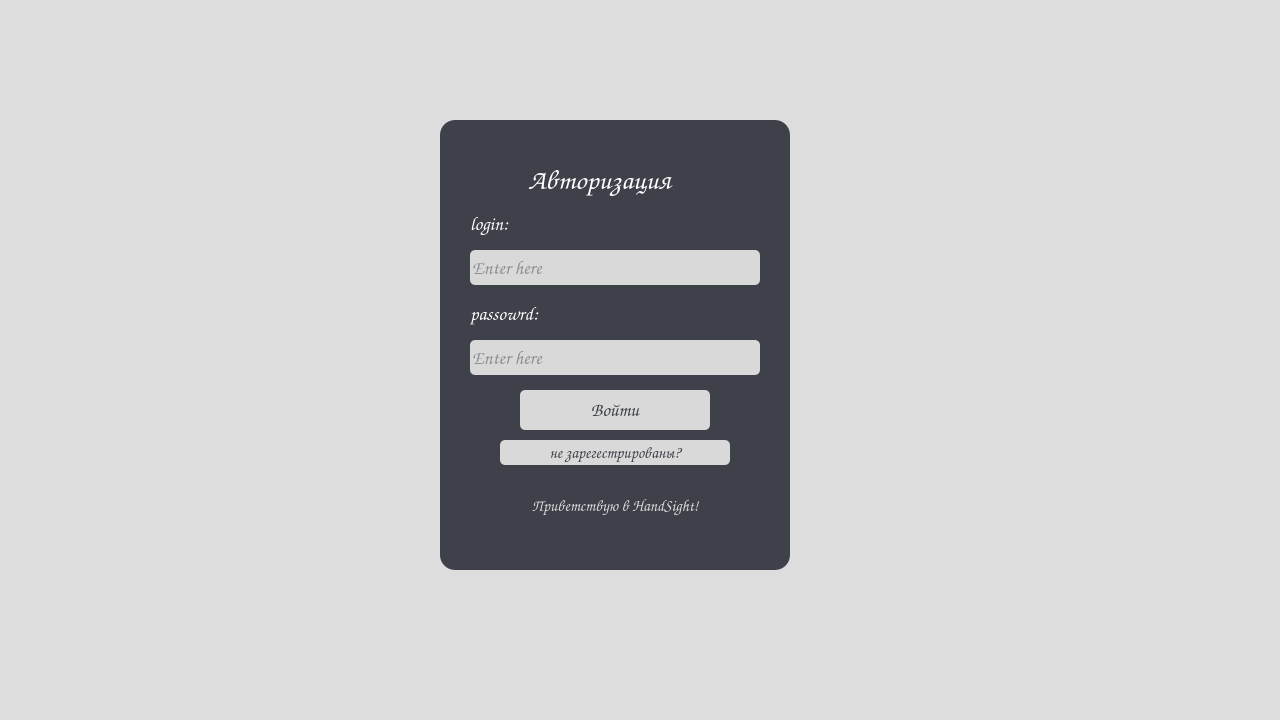
<?xml version="1.0" encoding="UTF-8"?>
<ui version="4.0">
    <class>login_widget</class>
    <widget class="QWidget" name="login_widget">
        <property name="geometry">
            <rect>
                <x>0</x>
                <y>0</y>
                <width>1280</width>
                <height>720</height>
            </rect>
        </property>
        <property name="windowTitle">
            <string>Form</string>
        </property>
        <property name="styleSheet">
            <string notr="true">background-color: rgba(217, 217, 217, 0.5);
            </string>
        </property>
        <widget class="QWidget" name="blur_widget" native="true">
            <property name="geometry">
                <rect>
                    <x>0</x>
                    <y>0</y>
                    <width>1280</width>
                    <height>720</height>
                </rect>
            </property>
            <property name="styleSheet">
                <string notr="true">background-color: rgba(217, 217, 217, 0.5);</string>
            </property>
        </widget>
        <widget class="QWidget" name="widget" native="true">
            <property name="geometry">
                <rect>
                    <x>440</x>
                    <y>120</y>
                    <width>350</width>
                    <height>450</height>
                </rect>
            </property>
            <property name="styleSheet">
                <string notr="true">background-color: rgb(62, 65, 74);
                    border-color: rgb(217, 217, 217);
                    border-width: 3px;
                    border-radius: 15px;
                </string>
            </property>
            <widget class="QLabel" name="error_label">
                <property name="geometry">
                    <rect>
                        <x>60</x>
                        <y>360</y>
                        <width>230</width>
                        <height>51</height>
                    </rect>
                </property>
                <property name="font">
                    <font>
                        <family>Comic Sans MS</family>
                        <pointsize>12</pointsize>
                        <weight>75</weight>
                        <bold>true</bold>
                    </font>
                </property>
                <property name="styleSheet">
                    <string notr="true">color: rgb(217, 217, 217);</string>
                </property>
                <property name="text">
                    <string>Приветствую в HandSight!</string>
                </property>
                <property name="alignment">
                    <set>Qt::AlignCenter</set>
                </property>
                <property name="wordWrap">
                    <bool>true</bool>
                </property>
            </widget>
            <widget class="QLabel" name="password_label">
                <property name="geometry">
                    <rect>
                        <x>30</x>
                        <y>180</y>
                        <width>90</width>
                        <height>27</height>
                    </rect>
                </property>
                <property name="font">
                    <font>
                        <family>Comic Sans MS</family>
                        <pointsize>14</pointsize>
                        <weight>75</weight>
                        <bold>true</bold>
                    </font>
                </property>
                <property name="styleSheet">
                    <string notr="true">color: rgb(255, 255, 255);</string>
                </property>
                <property name="text">
                    <string>passowrd:</string>
                </property>
            </widget>
            <widget class="QLabel" name="login_label">
                <property name="geometry">
                    <rect>
                        <x>30</x>
                        <y>90</y>
                        <width>48</width>
                        <height>27</height>
                    </rect>
                </property>
                <property name="font">
                    <font>
                        <family>Comic Sans MS</family>
                        <pointsize>14</pointsize>
                        <weight>75</weight>
                        <bold>true</bold>
                    </font>
                </property>
                <property name="styleSheet">
                    <string notr="true">color: rgb(255, 255, 255);</string>
                </property>
                <property name="text">
                    <string>login:</string>
                </property>
            </widget>
            <widget class="QPushButton" name="login_button">
                <property name="geometry">
                    <rect>
                        <x>80</x>
                        <y>270</y>
                        <width>190</width>
                        <height>40</height>
                    </rect>
                </property>
                <property name="font">
                    <font>
                        <family>Comic Sans MS</family>
                        <pointsize>14</pointsize>
                        <weight>75</weight>
                        <bold>true</bold>
                    </font>
                </property>
                <property name="styleSheet">
                    <string notr="true">color: rgb(62, 65, 74);
                        background-color: rgb(217, 217, 217);
                        border-radius: 5px;
                    </string>
                </property>
                <property name="text">
                    <string>Войти</string>
                </property>
            </widget>
            <widget class="QLabel" name="auth_label">
                <property name="geometry">
                    <rect>
                        <x>88</x>
                        <y>40</y>
                        <width>174</width>
                        <height>39</height>
                    </rect>
                </property>
                <property name="font">
                    <font>
                        <family>Comic Sans MS</family>
                        <pointsize>21</pointsize>
                        <weight>75</weight>
                        <bold>true</bold>
                    </font>
                </property>
                <property name="styleSheet">
                    <string notr="true">color: rgb(255, 255, 255);</string>
                </property>
                <property name="text">
                    <string>Авторизация</string>
                </property>
            </widget>
            <widget class="QLineEdit" name="login_line_edit">
                <property name="geometry">
                    <rect>
                        <x>30</x>
                        <y>130</y>
                        <width>290</width>
                        <height>35</height>
                    </rect>
                </property>
                <property name="font">
                    <font>
                        <family>Comic Sans MS</family>
                        <pointsize>14</pointsize>
                        <weight>75</weight>
                        <bold>true</bold>
                    </font>
                </property>
                <property name="styleSheet">
                    <string notr="true">color: rgb(255, 255, 255);
                        background-color: rgb(217, 217, 217);
                        color: rgb(62, 65, 74);
                        border-radius: 5px;
                    </string>
                </property>
                <property name="placeholderText">
                    <string>Enter here</string>
                </property>
            </widget>
            <widget class="QPushButton" name="register_button">
                <property name="geometry">
                    <rect>
                        <x>60</x>
                        <y>320</y>
                        <width>230</width>
                        <height>25</height>
                    </rect>
                </property>
                <property name="font">
                    <font>
                        <family>Comic Sans MS</family>
                        <pointsize>12</pointsize>
                        <weight>75</weight>
                        <bold>true</bold>
                    </font>
                </property>
                <property name="styleSheet">
                    <string notr="true">color: rgb(62, 65, 74);
                        background-color: rgb(217, 217, 217);
                        border-radius: 5px;
                    </string>
                </property>
                <property name="text">
                    <string>не зарегестрированы?</string>
                </property>
            </widget>
            <widget class="QLineEdit" name="password_line_edit">
                <property name="geometry">
                    <rect>
                        <x>30</x>
                        <y>220</y>
                        <width>290</width>
                        <height>35</height>
                    </rect>
                </property>
                <property name="font">
                    <font>
                        <family>Comic Sans MS</family>
                        <pointsize>14</pointsize>
                        <weight>75</weight>
                        <bold>true</bold>
                    </font>
                </property>
                <property name="styleSheet">
                    <string notr="true">color: rgb(255, 255, 255);
                        background-color: rgb(217, 217, 217);
                        color: rgb(62, 65, 74);
                        border-radius: 5px;
                    </string>
                </property>
                <property name="echoMode">
                    <enum>QLineEdit::Password</enum>
                </property>
                <property name="placeholderText">
                    <string>Enter here</string>
                </property>
            </widget>
        </widget>
    </widget>
    <resources/>
    <connections/>
</ui>
